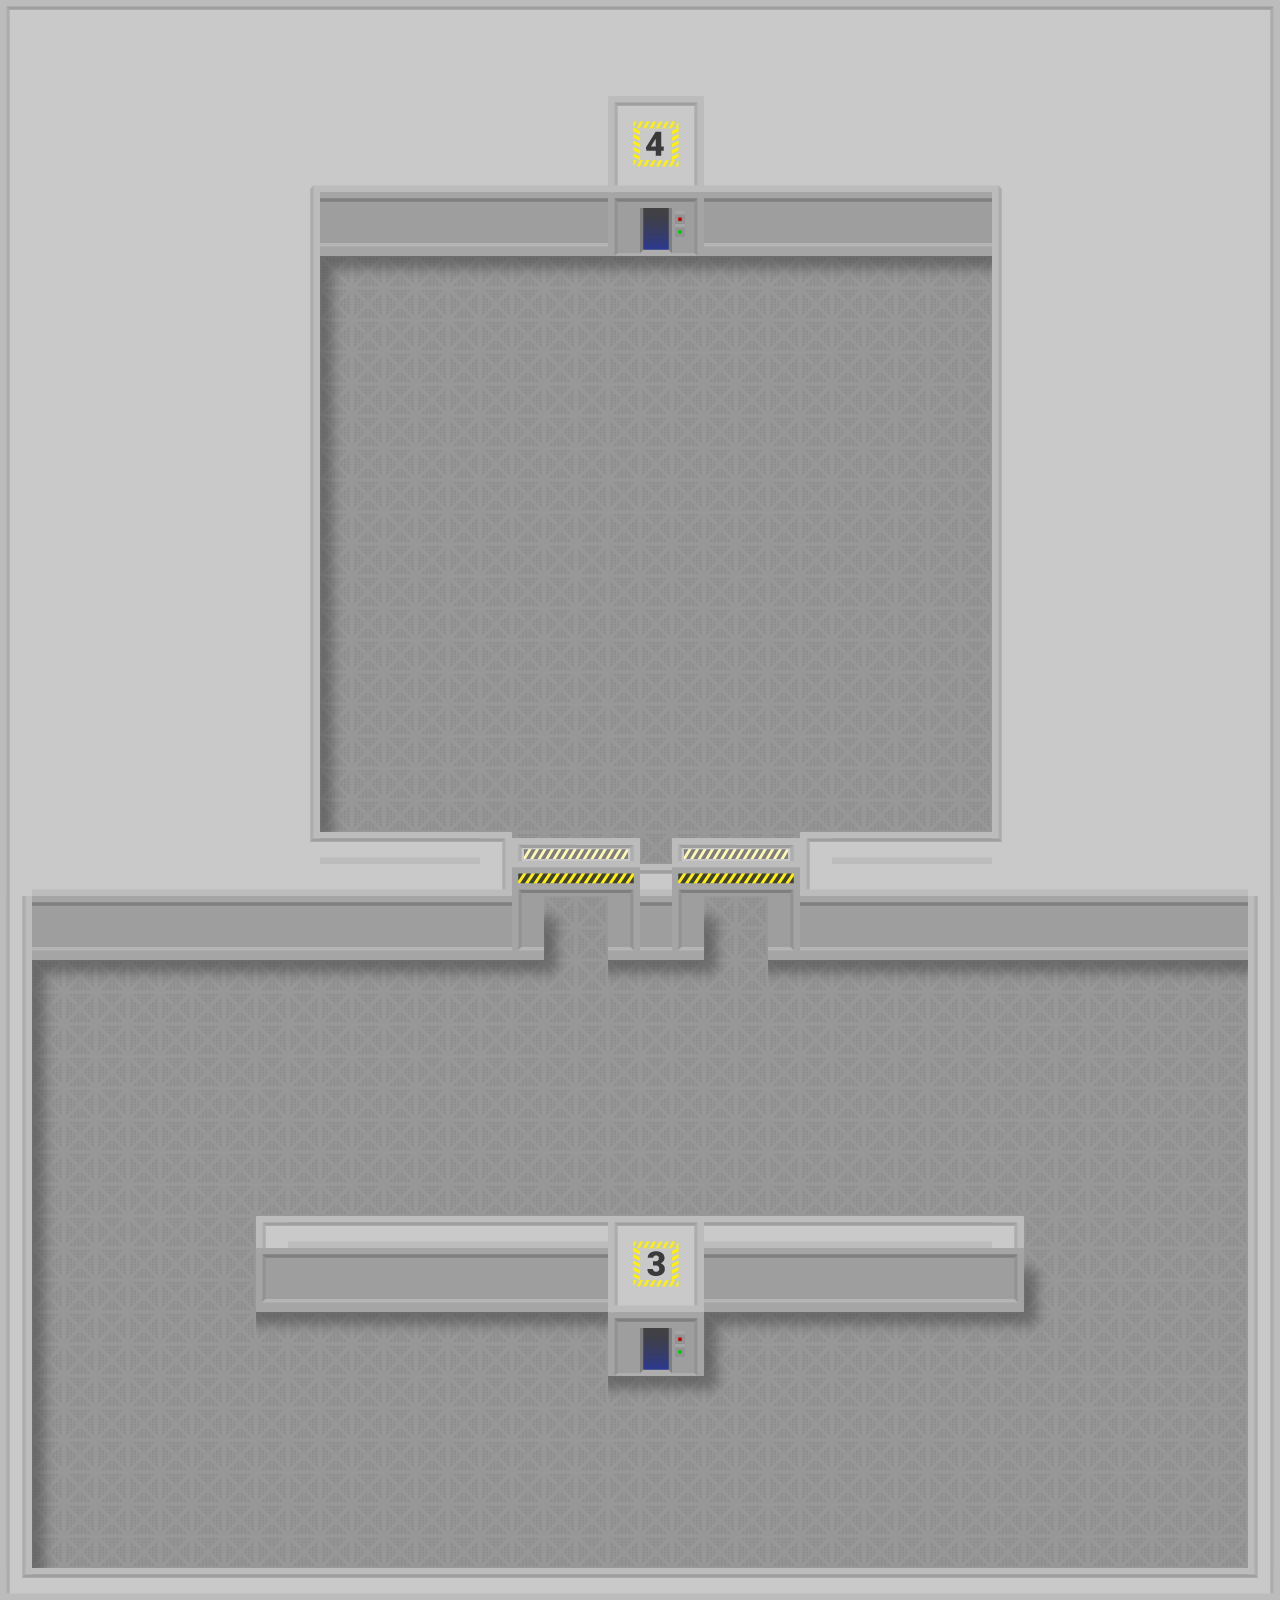

This game map was drawn from its Tiled (.tmx) file and the tilesets committed beside it. A one-line description and the trimmed map source follow:
An orthogonal 40x50 tile map with 32x32 px tiles, 4 tile layers (Floor, Walls, Shadow, Over), 2 hidden layers not drawn, 4 tilesets and 2 objects (room-2, room-1).

<map version="1.0" orientation="orthogonal" renderorder="right-down" width="40" height="50" tilewidth="32" tileheight="32" nextobjectid="3">
 <properties>
  <property name="music" value="music/Escape_From_the_Lab_BG_Music_Loop_Jasmine.mp3" />
 </properties>
 <tileset firstgid="1" name="terrain" tilewidth="32" tileheight="32">
  <image source="../tilesets/terrain.png" width="600" height="600" />
 </tileset>
 <tileset firstgid="325" name="meta" tilewidth="32" tileheight="32">
  <image source="../sprites/meta.png" width="192" height="128" />
  <tile id="0">
   <properties>
    <property name="spawn" value="player-1" />
   </properties>
  </tile>
  <tile id="1">
   <properties>
    <property name="spawn" value="player-2" />
   </properties>
  </tile>
  <tile id="2">
   <properties>
    <property name="spawn" value="player-3" />
   </properties>
  </tile>
  <tile id="3">
   <properties>
    <property name="spawn" value="player-4" />
   </properties>
  </tile>
  <tile id="4">
   <properties>
    <property name="spawn" value="spider" />
   </properties>
  </tile>
  <tile id="5">
   <properties>
    <property name="spawn" value="robot" />
   </properties>
  </tile>
  <tile id="6">
   <properties>
    <property name="spawn" value="spiders" />
   </properties>
  </tile>
  <tile id="7">
   <properties>
    <property name="spawn" value="robots" />
   </properties>
  </tile>
  <tile id="8">
   <properties>
    <property name="spawn" value="slime" />
   </properties>
  </tile>
  <tile id="12">
   <properties>
    <property name="spawn" value="crate" />
   </properties>
  </tile>
 </tileset>
 <tileset firstgid="349" name="collisions" tilewidth="32" tileheight="32">
  <image source="../tilesets/collisions.png" width="128" height="128" />
  <tile id="4">
   <properties>
    <property name="collide" value="trigger" />
   </properties>
  </tile>
  <tile id="5">
   <properties>
    <property name="collide" value="solid" />
   </properties>
  </tile>
  <tile id="6">
   <properties>
    <property name="collide" value="solid" />
   </properties>
  </tile>
  <tile id="7">
   <properties>
    <property name="collide" value="exit" />
    <property name="next" value="end-credits" />
   </properties>
  </tile>
  <tile id="8">
   <properties>
    <property name="collide" value="trigger" />
   </properties>
  </tile>
  <tile id="9">
   <properties>
    <property name="collide" value="solid" />
   </properties>
  </tile>
  <tile id="10">
   <properties>
    <property name="collide" value="solid" />
   </properties>
  </tile>
  <tile id="11">
   <properties>
    <property name="collide" value="exit" />
   </properties>
  </tile>
 </tileset>
 <tileset firstgid="365" name="boss-spawn-01" tilewidth="32" tileheight="32">
  <image source="../sprites/boss-spawn-01.png" width="128" height="192" />
  <tile id="20">
   <properties>
    <property name="spawn" value="boss" />
   </properties>
  </tile>
 </tileset>
 <layer name="Floor" width="40" height="50">
  <data>[2000 cells, 2000 non-empty, 4 distinct tile ids]</data>
 </layer>
 <layer name="Walls" width="40" height="50">
  <data>[2000 cells, 977 non-empty, 82 distinct tile ids]</data>
 </layer>
 <layer name="Shadow" width="40" height="50">
  <data>[2000 cells, 125 non-empty, 6 distinct tile ids]</data>
 </layer>
 <layer name="Over" width="40" height="50">
  <data>[2000 cells, 55 non-empty, 16 distinct tile ids]</data>
 </layer>
 <layer name="Collisions" width="40" height="50" visible="0">
  <data>[2000 cells, 948 non-empty, 7 distinct tile ids]</data>
 </layer>
 <layer name="Meta" width="40" height="50" visible="0">
  <properties>
   <property name="spawn" value="boss" />
  </properties>
  <data>[2000 cells, 48 non-empty, 29 distinct tile ids]</data>
 </layer>
 <objectgroup name="Regions" visible="0">
  <object id="1" name="room-2" x="352" y="224">
   <polygon points="0,0 0,-128 32,-128 32,-192 256,-192 256,384 96,384 96,608 -320,608 -320,160 32,160 32,0 0,0" />
  </object>
  <object id="2" name="room-1" x="320" y="224">
   <polygon points="0,0 0,-128 -32,-128 -32,-192 -192,-192 -192,-64 -288,-64 -288,64 -32,64 -32,0 0,0" />
  </object>
 </objectgroup>
</map>
